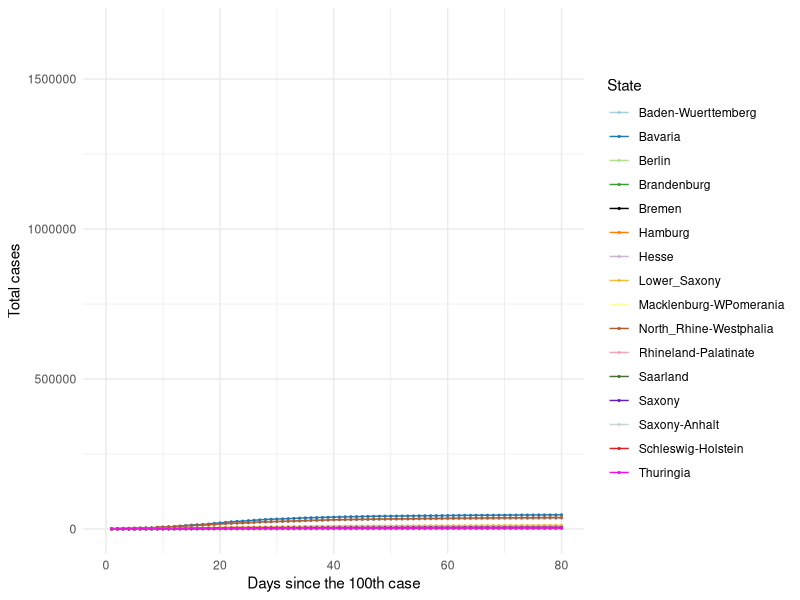
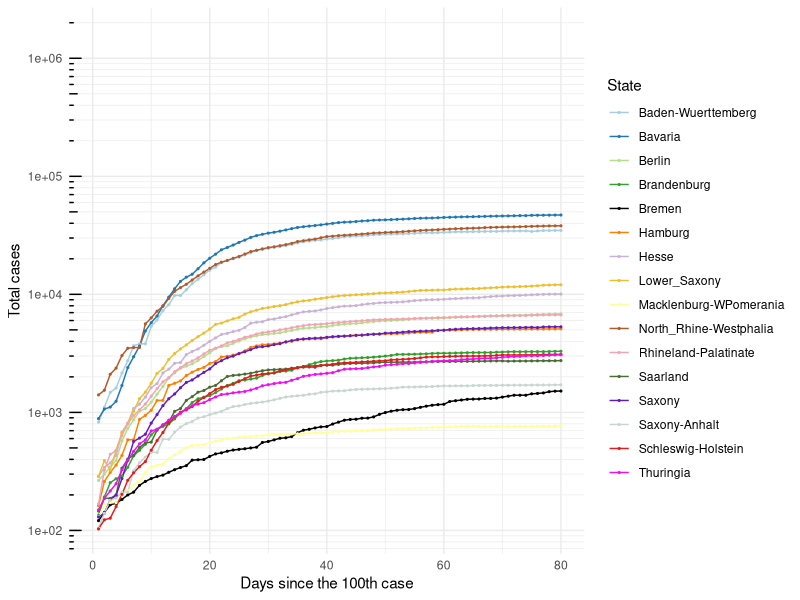
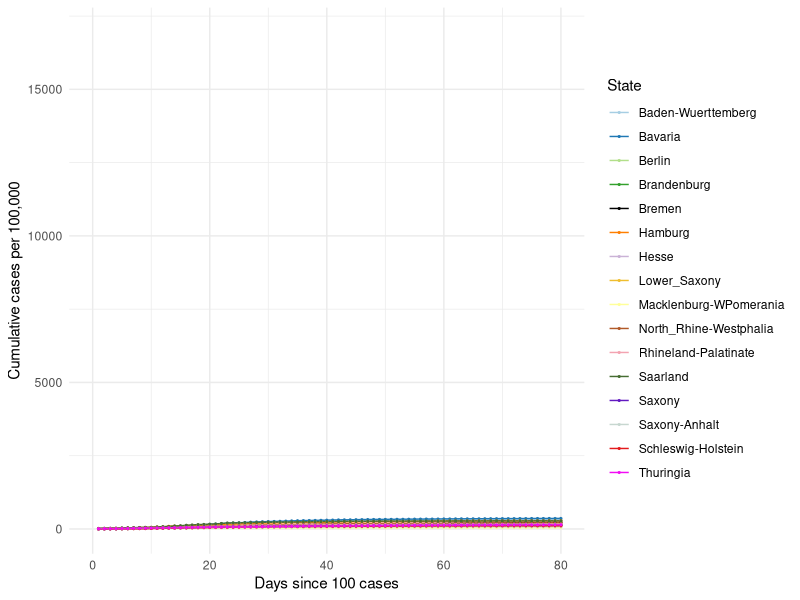
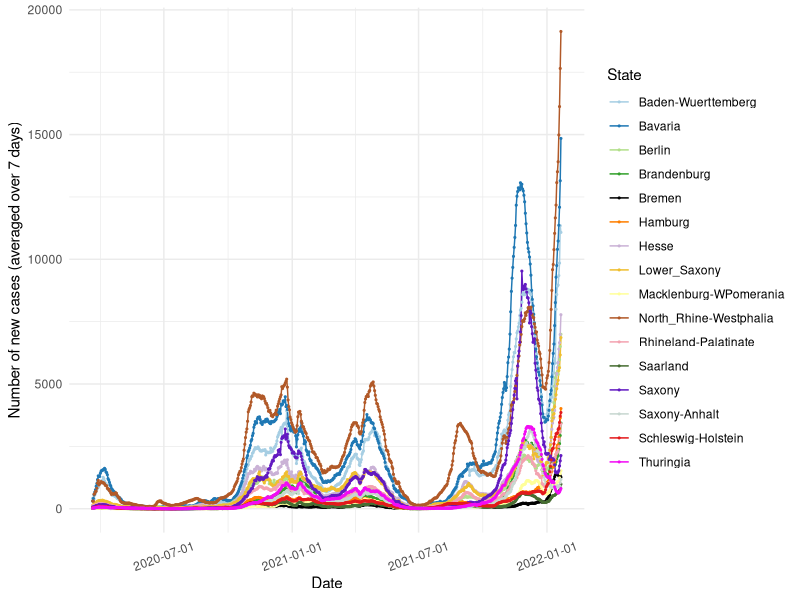
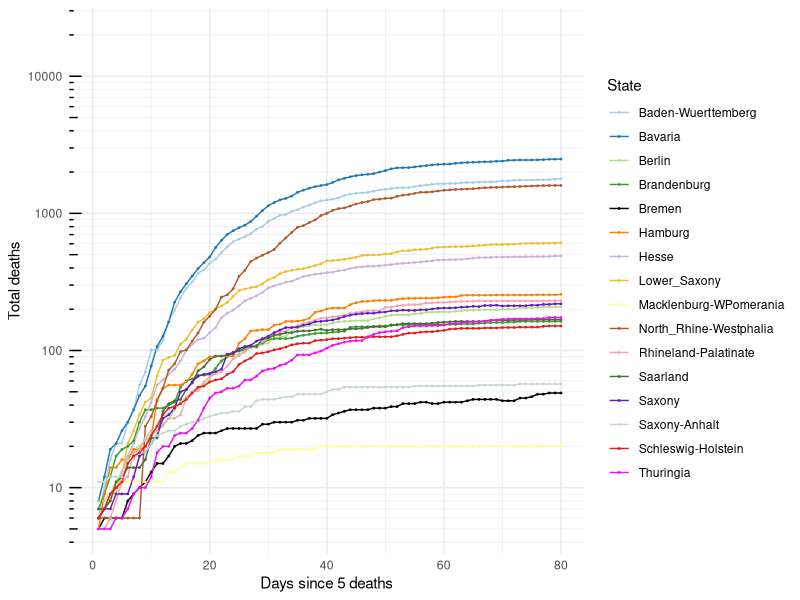
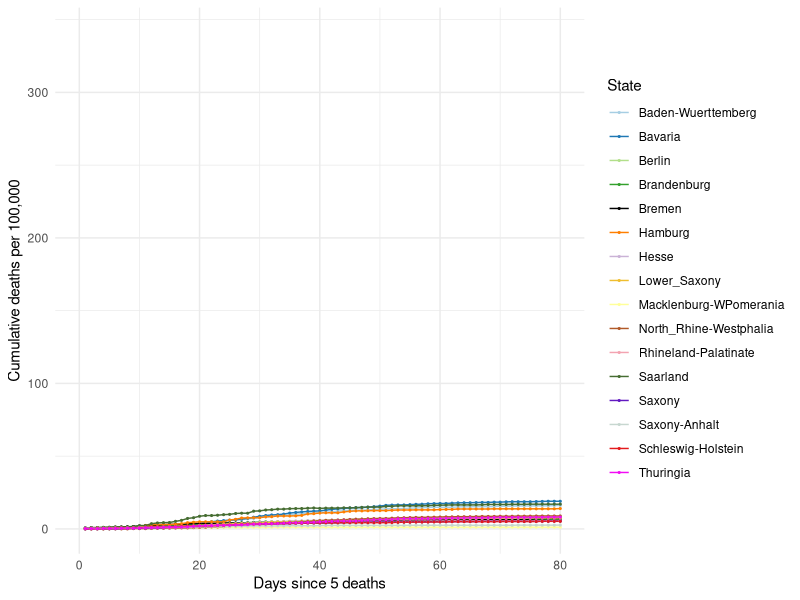
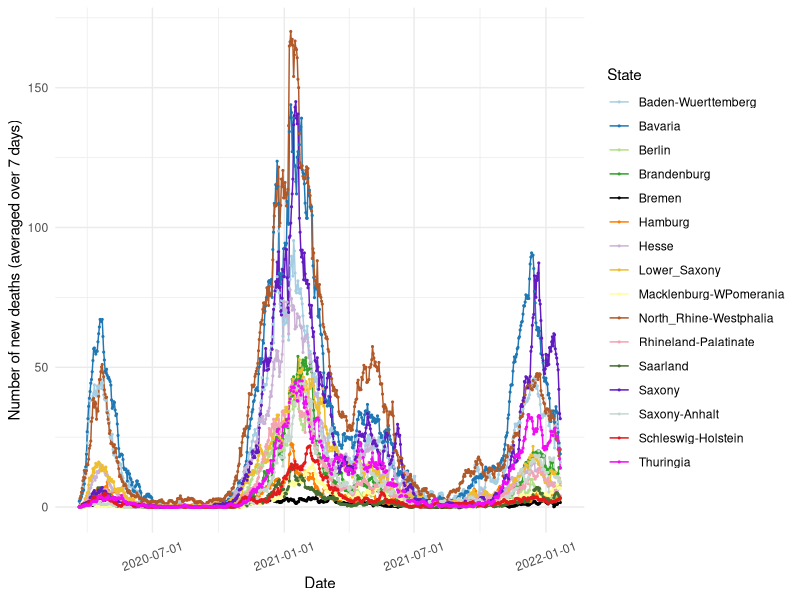

Reproduce these figures in R, in order.
## ---- chunk 1

knitr::opts_chunk$set(echo=TRUE, collapse = TRUE)

libload<-function(...) {
    libs<-unlist(list(...))
    req<-unlist(lapply(libs,require,character.only=TRUE))
    need<-libs[req==FALSE]
    if(length(need)>0){ 
        install.packages(need, repos = "https://ftp.fau.de/cran/")
        lapply(need, require, character.only=TRUE)
    }
}
packages <- c("data.table", "ggplot2", "dplyr", "stats", "RColorBrewer", "readr", "here", "scales")
libload(packages)


`%notin%` <- function(x,y) !(x %in% y) 
cumulative.cases <- read_csv(here("static", "data", "Germany10States.csv"))
germany.16states <- read_csv(here("static", "data", "Germany16States.csv"))

colors16 <- c('#A6CEE3', '#1F78B4', '#B2DF8A', '#33A02C',
              '#000000', '#FF7F00', '#CAB2D6', 
              '#EFBE2F', '#FFFF99', '#B15928', '#F3A3B1', '#466D32',
              '#621AC1', '#C7D7D0', '#E31A1C','#F20CF4', '#123456')

## ---- chunk 2

## 10 States with the highest cumulative cases ##
#################################################

#states.filter <- cumulative.cases[cumulative.cases$Days_100 > 0,]
#states.sel <- unique(states.filter$State)

# Choose all the data points for the selected countries starting from Days_100 > 0
#states.final <- cumulative.cases[cumulative.cases$Days_100 > 0,]
states.final <- germany.16states[germany.16states$Days_100 > 0,]

# Plot 1 == Linear scale for total number of cases
cum.plot <- ggplot(data=states.final, aes(x=Days_100, y=Total_Cases, group=State, color=State)) +
            geom_line() + geom_point(size = 0.4) +     
          #  scale_color_brewer(palette = 'Paired') + 
            scale_colour_manual(name= "State", values= colors16) +
            scale_x_continuous('Days since the 100th case', limits=c(0,80)) + 
            scale_y_continuous("Total cases") + 
            #ggtitle('Linear scale') +
            theme_minimal()

print(cum.plot) 

## ---- chunk 3

## Logarithmic scale ##
#######################

base_breaks <- function(n = 10){
  function(x) {
    axisTicks(log10(range(x, na.rm = TRUE)), log = TRUE, n = n)
  }
}

logbreaks <- 10^(-10:10)
logminor_breaks <- rep(1:9, 21)*(10^rep(-10:10, each=9))

cum.plot2 <- ggplot(data=states.final, aes(x=Days_100, y=Total_Cases, group=State, color=State)) +
             geom_line() + geom_point(size=0.4) + 
          #   scale_color_brewer(palette = 'Paired') +
             scale_colour_manual(name= "State", values= colors16) +
             scale_x_continuous(name='Days since the 100th case', limits=c(0,80)) + 
             scale_y_continuous(name="Total cases", trans = 'log10', breaks = logbreaks, minor_breaks = logminor_breaks) +
             annotation_logticks(sides="l") + 
             #ggtitle('Logarithmic scale') +
             theme_minimal()

print(cum.plot2)

## ---- chunk 4

#states16.filter <- germany.16states[germany.16states$Days_100 > 0,]
#states16.sel <- unique(states16.filter$State)

# Choose all the data points for the selected countries starting from Days_100 > 0 
#states16.final <- states16.filter[states16.filter$State %in% states16.sel & states16.filter$Days_100 > 0,]

states16.final <- germany.16states[germany.16states$Days_100 > 0,]

# Plot 1 == Linear scale for total number of cases
per100.plot <- ggplot(data=states16.final, aes(x=Days_100, y=Per100, group=State, color=State)) +
            geom_line() + geom_point(size = 0.4) + 
            # scale_color_brewer(palette = 'Paired') +
            scale_colour_manual(name= "State", values= colors16) +
            scale_x_continuous('Days since 100 cases', limits=c(0,80)) + 
            scale_y_continuous("Cumulative cases per 100,000") + 
            #ggtitle('Linear scale') +
            theme_minimal()

print(per100.plot)

## ---- chunk 5
#new.cases <- read_csv(here("static", "data", "GermanyNewCases10States.csv"))

new7days <- states.final[states.final$Avg_7days > 0,]
new7days$Dates <- as.Date(new7days$Dates)

newcase7.plot <- ggplot(data=new7days, aes(x=Dates, y=Avg_7days, group=State, color=State)) +
            geom_line() + geom_point(size = 0.4) + 
       #     scale_color_brewer(palette = 'Paired') +
            scale_colour_manual(name= "State", values= colors16) +
            scale_x_date(name='Date', labels=date_format('%Y-%m-%d')) + 
            scale_y_continuous(name="Number of new cases (averaged over 7 days)") + 
            #ggtitle('Linear scale') +
            theme_minimal() + theme(axis.text.x = element_text(angle=20, hjust=0.5, vjust=0.5))

print(newcase7.plot)
 
## ---- chunk 6
#num.deaths <- read_csv(here("static", "data", "GermanyTotalDeaths10States.csv"))

# Choose all the data points for the selected countries starting from Days_5 > 0
deaths.final <- states.final[states.final$DeathsDays_5 > 0,]

# Plot 1 == Linear scale for total number of cases
deaths.plot <- ggplot(data=deaths.final, aes(x=DeathsDays_5, y=Deaths, group=State, color=State)) +
   geom_line() + geom_point(size = 0.3) + 
  # scale_color_brewer(palette = 'Paired') +
   scale_colour_manual(name= "State", values= colors16) +
   scale_x_continuous('Days since 5 deaths', limits=c(0,80)) + 
   scale_y_continuous("Total deaths", trans = 'log10', breaks = logbreaks, 
                      minor_breaks = logminor_breaks) +
   annotation_logticks(sides="l") + 
   #ggtitle('Linear scale') +
   theme_minimal()

print(deaths.plot)

## ---- chunk 7

states16.final <- germany.16states[germany.16states$DeathsDays_5 > 0,]

# Plot 1 == Linear scale for total number of cases
deathper100.plot <- ggplot(data=states16.final, aes(x=DeathsDays_5, y=DeathPer100, group=State, color=State)) +
            geom_line() + geom_point(size = 0.4) + 
            # scale_color_brewer(palette = 'Paired') +
            scale_colour_manual(name= "State", values= colors16) +
            scale_x_continuous('Days since 5 deaths', limits=c(0,80)) + 
            scale_y_continuous("Cumulative deaths per 100,000") + 
            #ggtitle('Linear scale') +
            theme_minimal()

print(deathper100.plot)

## ---- chunk 8
#new.cases <- read_csv(here("static", "data", "GermanyNewCases10States.csv"))

states.final$Dates <- as.Date(states.final$Dates)
death7days <- states.final
death7days <- death7days[death7days$Dates > as.Date('2020-03-20'),]

death7days.plot <- ggplot(data=death7days, aes(x=Dates, y=Death_7days, group=State, color=State)) +
            geom_line() + geom_point(size = 0.4) + 
       #     scale_color_brewer(palette = 'Paired') +
            scale_colour_manual(name= "State", values= colors16) +
            scale_x_date(name='Date', labels=date_format('%Y-%m-%d')) + 
            scale_y_continuous(name="Number of new deaths (averaged over 7 days)") + 
           
            #ggtitle('Linear scale') +
            theme_minimal() + theme(axis.text.x = element_text(angle=20, hjust=0.5, vjust=0.5))

print(death7days.plot)
 
